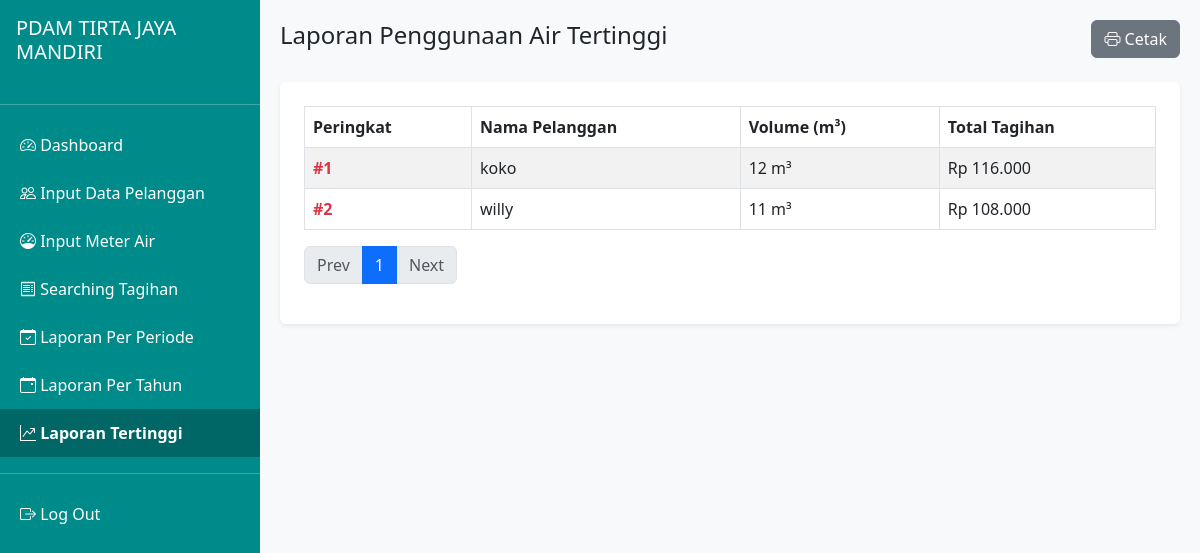
Before: /views/laporan_tertinggi.php with the older database file.
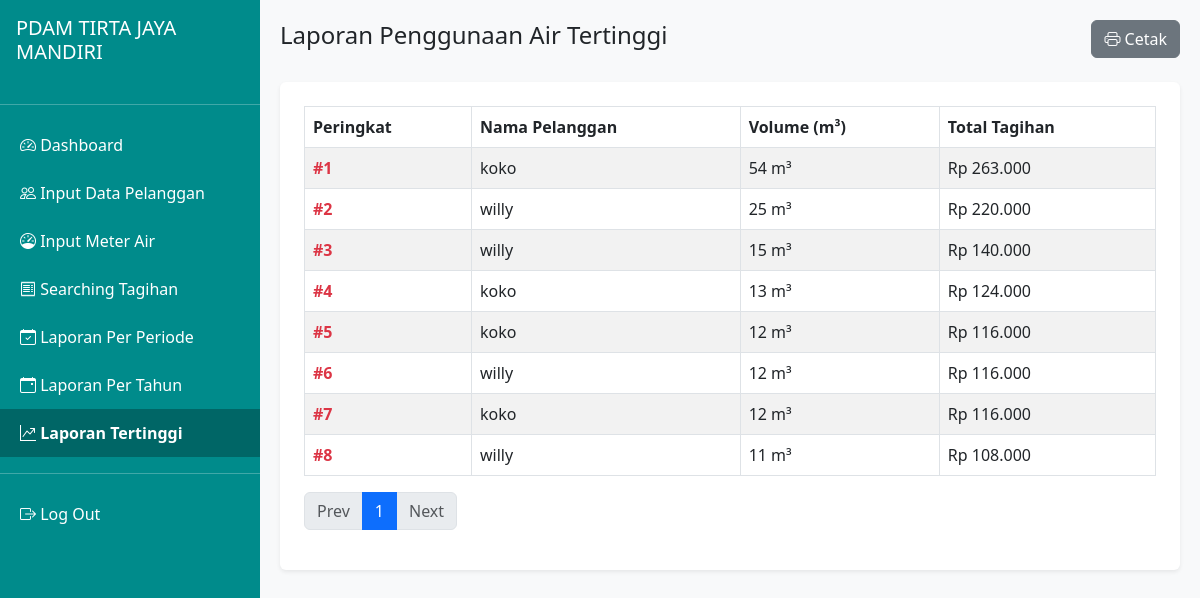
After: the same page with the newer database file.
### tables this page shows
CREATE TABLE `tagihan` (
  `id_tagihan` int(11) NOT NULL,
  `id_pemakaian` int(11) DEFAULT NULL,
  `id_pelanggan` int(11) DEFAULT NULL,
  `total_m3` int(11) DEFAULT NULL,
  `total_tagihan` decimal(15,2) DEFAULT NULL,
  `status_bayar` enum('belum_lunas','lunas') DEFAULT 'belum_lunas',
  `tanggal_bayar` datetime DEFAULT NULL
);

CREATE TABLE `pelanggan` (
  `id_pelanggan` int(11) NOT NULL,
  `nama_pelanggan` varchar(100) NOT NULL,
  `alamat` text DEFAULT NULL,
  `golongan` enum('Rumah Tangga','Industri','instansi pemerintah') NOT NULL,
  `no_hp` varchar(20) DEFAULT NULL,
  `tanggal_daftar` date DEFAULT curdate()
);

### views/laporan_tertinggi.php (the view, shortened to what this page needs)
<?php
require_once '../config/database.php';
$limit = 10;
$page = isset($_GET['page']) ? (int)$_GET['page'] : 1;
$offset = ($page - 1) * $limit;
$query = mysqli_query($conn, "SELECT t.*, pl.nama_pelanggan
                             FROM tagihan t
                             JOIN pelanggan pl ON t.id_pelanggan = pl.id_pelanggan
                             ORDER BY t.total_m3 DESC
                             LIMIT $limit OFFSET $offset");
$total_data_query = mysqli_query($conn, "SELECT COUNT(*) AS total FROM tagihan");
$total_data = mysqli_fetch_assoc($total_data_query)['total'];
$total_pages = ceil($total_data / $limit);
?>
<!DOCTYPE html>
<html lang="id">
<head>
    <link href="https://cdn.jsdelivr.net/npm/bootstrap@5.3.0/dist/css/bootstrap.min.css" rel="stylesheet">
    <link rel="stylesheet" href="https://cdn.jsdelivr.net/npm/bootstrap-icons@1.10.0/font/bootstrap-icons.css">
</head>
<body class="bg-light">
<div class="sidebar">
    <div class="p-3"><h5>PDAM TIRTA JAYA MANDIRI</h5></div>
    <hr>
    <a href="../dashboard.php"><i class="bi bi-speedometer2"></i> Dashboard</a>
    <a href="input_data_pelanggan.php"><i class="bi bi-people"></i> Input Data Pelanggan</a>
    <a href="input_meter_air.php"><i class="bi bi-speedometer"></i> Input Meter Air</a>
    <a href="../tagihan.php"><i class="bi bi-receipt"></i> Searching Tagihan</a>
    <a href="input_data_per_periode.php"><i class="bi bi-calendar-check"></i> Laporan Per Periode</a>
    <a href="input_data_per_tahun.php"><i class="bi bi-calendar-event"></i> Laporan Per Tahun</a>
    <a href="laporan_tertinggi.php" class="active"><i class="bi bi-graph-up-arrow"></i> Laporan Tertinggi</a>
    <hr>
    <a href="views/auth/logout.php" class="text-white"><i class="bi bi-box-arrow-right"></i> Log Out</a>
</div>
<div class="main-content">
    <div class="d-flex justify-content-between align-items-center mb-4">
        <h4>Laporan Penggunaan Air Tertinggi</h4>
        <button onclick="window.print()" class="btn btn-secondary btn-print"><i class="bi bi-printer"></i> Cetak</button>
    </div>
    <div class="card shadow-sm border-0">
        <div class="card-body p-4">
            <table class="table table-bordered table-striped table-hover">
                <thead class="text-white" style="background-color: #008b8b;">
                    <tr>
                        <th>Peringkat</th><th>Nama Pelanggan</th><th>Volume (m³)</th><th>Total Tagihan</th>
                    </tr>
                </thead>
                <tbody>
                    <?php
                    $no = $offset + 1;
                    while ($data = mysqli_fetch_assoc($query)): ?>
                    <tr>
                        <td class="fw-bold text-danger">#<?= $no++; ?></td>
                        <td><?= $data['nama_pelanggan']; ?></td>
                        <td><?= $data['total_m3']; ?> m³</td>
                        <td>Rp <?= number_format($data['total_tagihan'], 0, ',', '.'); ?></td>
                    </tr>
                    <?php endwhile; ?>
                </tbody>
            </table>
            <nav>
                <ul class="pagination">
                    <li class="page-item <?= ($page <= 1) ? 'disabled' : '' ?>">
                        <a class="page-link" href="?page=<?= $page - 1 ?>">Prev</a>
                    </li>
                    <?php for($i=1; $i<=$total_pages; $i++): ?>
                        <li class="page-item <?= ($page == $i) ? 'active' : '' ?>">
                            <a class="page-link" href="?page=<?= $i ?>"><?= $i ?></a>
                        </li>
                    <?php endfor; ?>
                    <li class="page-item <?= ($page >= $total_pages) ? 'disabled' : '' ?>">
                        <a class="page-link" href="?page=<?= $page + 1 ?>">Next</a>
                    </li>
                </ul>
            </nav>
        </div>
    </div>
</div>
</body>
</html>

Changed rows visible on the page:
added tagihan: id_pelanggan.nama_pelanggan "koko", total_m3 "54", total_tagihan "263.000"
added tagihan: id_pelanggan.nama_pelanggan "willy", total_m3 "25", total_tagihan "220.000"
added tagihan: id_pelanggan.nama_pelanggan "willy", total_m3 "15", total_tagihan "140.000"
added tagihan: id_pelanggan.nama_pelanggan "koko", total_m3 "13", total_tagihan "124.000"
added tagihan: id_pelanggan.nama_pelanggan "willy", total_m3 "12", total_tagihan "116.000"
added tagihan: id_pelanggan.nama_pelanggan "koko", total_m3 "12", total_tagihan "116.000"
